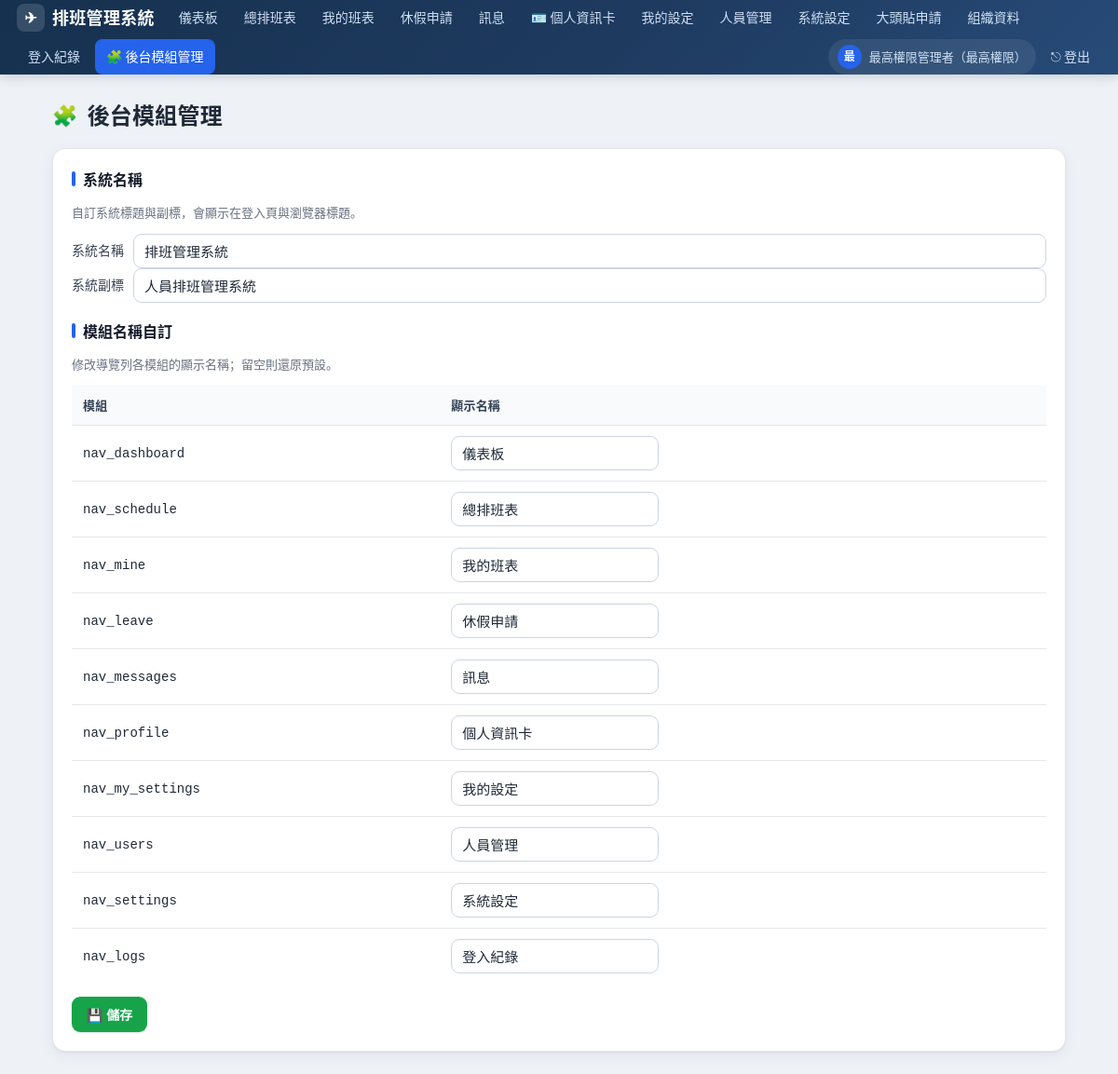
The app's page /admin/modules (signed in) with its own data.
### tables this page shows
CREATE TABLE settings (
    key TEXT PRIMARY KEY,
    value TEXT
);

### app.py (the view, shortened to what this page needs)
@app.route("/admin/modules", methods=["GET", "POST"])
@login_required("superadmin")
def admin_modules():
    current = {
        "site_name": get_setting("site_name", "排班管理系統"),
        "site_sub": get_setting("site_sub", "人員排班管理系統"),
    }
    modules = [(k, get_setting("module_name:" + k, d)) for k, d in MODULE_LABELS.items()]
    return render_template("admin_modules.html", current=current, modules=modules)

### app.py (called while the page is built)
def login_required(role=None):
    def deco(fn):
        @wraps(fn)
        def wrapper(*a, **kw):
            if "user_id" not in session:
                return redirect(url_for("login"))
            if role:
                allowed = role if isinstance(role, (list, tuple)) else [role]
                if session.get("role") not in allowed:
                    flash(t("need_admin", session.get("lang", "zh")), "warning")
                    return redirect(url_for("index"))
            return fn(*a, **kw)
        return wrapper
    return deco

@app.before_request
def _ensure_db():
    if not hasattr(app, "_db_ready"):
        init_db()
        app._db_ready = True

### i18n.py (called while the page is built)
def t(key, lang="zh"):
    entry = I18N.get(key)
    if not entry:
        return key
    return entry.get(lang) or entry.get("zh") or key

### models.py (called while the page is built)
def get_db():
    conn = sqlite3.connect(DB_PATH)
    conn.row_factory = sqlite3.Row
    conn.execute("PRAGMA foreign_keys = ON")
    return conn

def get_setting(key, default=None):
    conn = get_db()
    row = conn.execute("SELECT value FROM settings WHERE key=?", (key,)).fetchone()
    conn.close()
    return row["value"] if row else default

def get_module_names():
    result = {}
    for key, default in MODULE_LABELS.items():
        result[key] = get_setting("module_name:" + key, default)
    return result

### templates/admin_modules.html
{% extends "base.html" %}
{% block content %}
<div class="page-head"><h1><span class="ico">🧩</span>{{ T('nav_modules') }}</h1></div>
<div class="card">
  <h2>{{ T('site_identity') }}</h2>
  <p class="muted">{{ T('site_identity_hint') }}</p>
  <form method="post">
    <div class="form-row">
      <label>{{ T('site_name_label') }}</label>
      <input name="site_name" value="{{ current.site_name }}" maxlength="40">
    </div>
    <div class="form-row">
      <label>{{ T('site_sub_label') }}</label>
      <input name="site_sub" value="{{ current.site_sub }}" maxlength="60">
    </div>
    <h2 style="margin-top:18px;">{{ T('module_rename') }}</h2>
    <p class="muted">{{ T('module_rename_hint') }}</p>
    <table>
      <thead><tr><th>{{ T('module_key') }}</th><th>{{ T('module_display') }}</th></tr></thead>
      <tbody>
      {% for key, name in modules %}
      <tr>
        <td><code>{{ key }}</code></td>
        <td><input name="module:{{ key }}" value="{{ name }}" maxlength="20" style="max-width:240px;"></td>
      </tr>
      {% endfor %}
      </tbody>
    </table>
    <div class="form-row" style="margin-top:14px;">
      <button class="btn btn-green" type="submit">💾 {{ T('save') }}</button>
    </div>
  </form>
</div>
{% endblock %}

### templates/base.html (shortened to what this page needs)
<!doctype html>
<html lang="{{ lang }}">
<head>
</head>
<body>
  <nav>
    <span class="brand"><span class="logo">✈</span>{{ site_name }}</span>
    {% set ep = request.endpoint or '' %}
    <a class="navlink {{ 'active' if ep=='index' }}" href="{{ url_for('index') }}">{{ module_names['nav_dashboard'] }}</a>
    <a class="navlink {{ 'active' if ep=='schedule' }}" href="{{ url_for('schedule') }}">{{ module_names['nav_schedule'] }}</a>
    <a class="navlink {{ 'active' if ep=='my_schedule' }}" href="{{ url_for('my_schedule') }}">{{ module_names['nav_mine'] }}</a>
    <a class="navlink {{ 'active' if ep in ('leave','leave_apply','leave_review') }}" href="{{ url_for('leave') }}">{{ module_names['nav_leave'] }}</a>
    <a class="navlink {{ 'active' if ep in ('messages','messages_send','messages_read') }}" href="{{ url_for('messages') }}">{{ module_names['nav_messages'] }}{% if unread_count %}<span class="badge">{{ unread_count }}</span>{% endif %}</a>
    <a class="navlink {{ 'active' if ep in ('profile',) }}" href="{{ url_for('profile') }}">🪪 {{ module_names['nav_profile'] }}</a>
    <a class="navlink {{ 'active' if ep=='my_settings' }}" href="{{ url_for('my_settings') }}">{{ module_names['nav_my_settings'] }}</a>
    {% if is_admin %}
      <a class="navlink {{ 'active' if ep in ('users','users_add','users_toggle','users_reset_pw','users_set_role') }}" href="{{ url_for('users') }}">{{ module_names['nav_users'] }}</a>
      <a class="navlink {{ 'active' if ep=='settings' }}" href="{{ url_for('settings') }}">{{ module_names['nav_settings'] }}</a>
      <a class="navlink {{ 'active' if ep in ('avatar_requests','avatar_review') }}" href="{{ url_for('avatar_requests') }}">{{ T('avatar_requests') }}</a>
    {% endif %}
    {% if is_super %}
      <a class="navlink {{ 'active' if ep in ('org','org_add','org_delete') }}" href="{{ url_for('org') }}">{{ T('org_data') }}</a>
      <a class="navlink {{ 'active' if ep=='login_logs' }}" href="{{ url_for('login_logs') }}">{{ module_names['nav_logs'] }}</a>
      <a class="navlink {{ 'active' if ep in ('admin_modules',) }}" href="{{ url_for('admin_modules') }}">🧩 {{ T('nav_modules') }}</a>
    {% endif %}
    <a class="who" href="{{ url_for('profile') }}" title="{{ T('profile') }}">
      <span class="avatar">{{ (session.get('full_name') or '?')[0] }}</span>
      <span class="who-name">{{ session.get('full_name') }}（{{ T('role_super') if session.get('role')=='superadmin' else (T('role_admin') if session.get('role')=='admin' else T('role_staff')) }}）</span>
    </a>
    <a class="logout" href="{{ url_for('logout') }}">⎋ {{ T('nav_logout') }}</a>
  </nav>
  <div class="container">
    {% block content %}{% endblock %}
  </div>
</body>
</html>

### templates/base.html (style rules this page uses)
:root { --primary:#1e3a5f; --primary-2:#2d4a73; --accent:#2563eb; --accent-2:#1d4ed8; --bg:#eef2f7; --surface:#ffffff; --text:#1f2937; --muted:#6b7280; --border:#e5e7eb; --radius:14px; --radius-sm:9px; --shadow:0 1px 2px rgba(16,24,40,.06), 0 4px 16px rgba(16,24,40,.06); --shadow-hover:0 4px 8px rgba(16,24,40,.08), 0 12px 28px rgba(16,24,40,.10); --green:#16a34a; --red:#dc2626; --amber:#f59e0b; --gray:#6b7280; }
* { box-sizing:border-box; }
html { -webkit-text-size-adjust:100%; }
body { font-family:"Noto Sans CJK TC","Noto Sans JP","PingFang TC","Hiragino Sans", "Microsoft JhengHei",sans-serif; margin:0; background:var(--bg); color:var(--text); font-size:15px; line-height:1.55; -webkit-font-smoothing:antialiased; }
a { color:var(--accent); }
nav { background:linear-gradient(135deg,#16314f 0%,#1e3a5f 55%,#274b78 100%); color:#fff; padding:0 18px; display:flex; align-items:center; gap:4px; flex-wrap:wrap; min-height:58px; position:sticky; top:0; z-index:50; box-shadow:0 2px 12px rgba(16,24,40,.18); }
nav .brand { font-size:18px; font-weight:800; letter-spacing:.3px; display:flex; align-items:center; gap:8px; margin-right:10px; white-space:nowrap; }
nav .brand .logo { display:inline-flex; align-items:center; justify-content:center; width:30px; height:30px; border-radius:8px; background:rgba(255,255,255,.14); font-size:16px; }
nav a.navlink { color:#cfe0f5; text-decoration:none; padding:8px 12px; border-radius:8px; font-size:14px; font-weight:500; transition:background .15s, color .15s; white-space:nowrap; }
nav a.navlink.active { background:var(--accent); color:#fff; }
nav .who { font-size:13px; color:#cfe0f5; display:flex; align-items:center; gap:8px; padding:6px 10px; border-radius:999px; text-decoration:none; background:rgba(255,255,255,.08); }
nav .who .avatar { width:26px; height:26px; border-radius:50%; object-fit:cover; background:var(--accent); color:#fff; display:inline-flex; align-items:center; justify-content:center; font-size:12px; font-weight:700; }
nav a.logout { color:#cfe0f5; text-decoration:none; padding:8px 12px; border-radius:8px; font-size:14px; transition:background .15s; }
.container { max-width:1120px; margin:24px auto; padding:0 16px; }
.page-head { display:flex; align-items:center; justify-content:space-between; gap:12px; flex-wrap:wrap; margin-bottom:18px; }
h1 { font-size:24px; font-weight:800; margin:0; letter-spacing:.2px; display:flex; align-items:center; gap:10px; }
h1 .ico { font-size:22px; }
h2 { font-size:16px; font-weight:700; margin:0 0 12px; color:#111827; display:flex; align-items:center; gap:8px; }
h2::before { content:""; width:4px; height:16px; border-radius:2px; background:var(--accent); display:inline-block; }
.card { background:var(--surface); border:1px solid var(--border); border-radius:var(--radius); padding:20px; margin-bottom:18px; box-shadow:var(--shadow); transition:box-shadow .2s; }
table { width:100%; border-collapse:collapse; min-width:520px; font-size:14px; }
th,td { padding:11px 12px; border-bottom:1px solid var(--border); text-align:left; }
th { background:#f8fafc; font-weight:700; color:#334155; white-space:nowrap; font-size:13px; text-transform:none; letter-spacing:.2px; }
tbody tr { transition:background .12s; }
tbody tr:last-child td { border-bottom:none; }
.btn { display:inline-flex; align-items:center; justify-content:center; gap:6px; padding:9px 16px; border:none; border-radius:var(--radius-sm); cursor:pointer; text-decoration:none; font-size:14px; font-weight:600; color:#fff; transition:transform .12s, box-shadow .15s, filter .15s; box-shadow:0 1px 2px rgba(16,24,40,.12); }
.btn-green { background:var(--green); }
input,select { padding:9px 11px; border:1px solid #cbd5e1; border-radius:var(--radius-sm); font-size:15px; max-width:100%; background:#fff; color:var(--text); transition:border-color .15s, box-shadow .15s; }
.form-row { display:flex; gap:10px; flex-wrap:wrap; align-items:center; }
.form-row input, .form-row select { flex:1 1 150px; min-width:130px; }
label { font-size:14px; font-weight:500; color:#374151; }
.muted { color:var(--muted); font-size:13px; }

### records on screen
settings: value "排班管理系統", site_name "排班管理系統"
settings: nav_dashboard "儀表板", key "nav_dashboard", value "儀表板"
settings: nav_schedule "總排班表", key "nav_schedule", value "總排班表"
settings: nav_mine "我的班表", key "nav_mine", value "我的班表"
settings: nav_leave "休假申請", key "nav_leave", value "休假申請"
settings: nav_messages "訊息", key "nav_messages", value "訊息"
settings: nav_profile "個人資訊卡", key "nav_profile", value "個人資訊卡"
settings: nav_my_settings "我的設定", key "nav_my_settings", value "我的設定"
settings: nav_users "人員管理", key "nav_users", value "人員管理"
settings: nav_settings "系統設定", key "nav_settings", value "系統設定"
settings: nav_logs "登入紀錄", key "nav_logs", value "登入紀錄"
settings: site_sub "人員排班管理系統"

### other values on screen
{{ T('avatar_requests') }} "大頭貼申請"
{{ T('org_data') }} "組織資料"
{{ T('nav_modules') }} "後台模組管理"
{{ (session.get('full_name') or '?')[0] }} "最"
{{ session.get('full_name') }} "最高權限管理者"
{{ T('nav_logout') }} "登出"
{{ T('site_identity') }} "系統名稱"
{{ T('site_identity_hint') }} "自訂系統標題與副標，會顯示在登入頁與瀏覽器標題。"
{{ T('site_name_label') }} "系統名稱"
{{ T('site_sub_label') }} "系統副標"
{{ T('module_rename') }} "模組名稱自訂"
{{ T('module_rename_hint') }} "修改導覽列各模組的顯示名稱；留空則還原預設。"
{{ T('module_key') }} "模組"
{{ T('module_display') }} "顯示名稱"
{{ T('save') }} "儲存"
